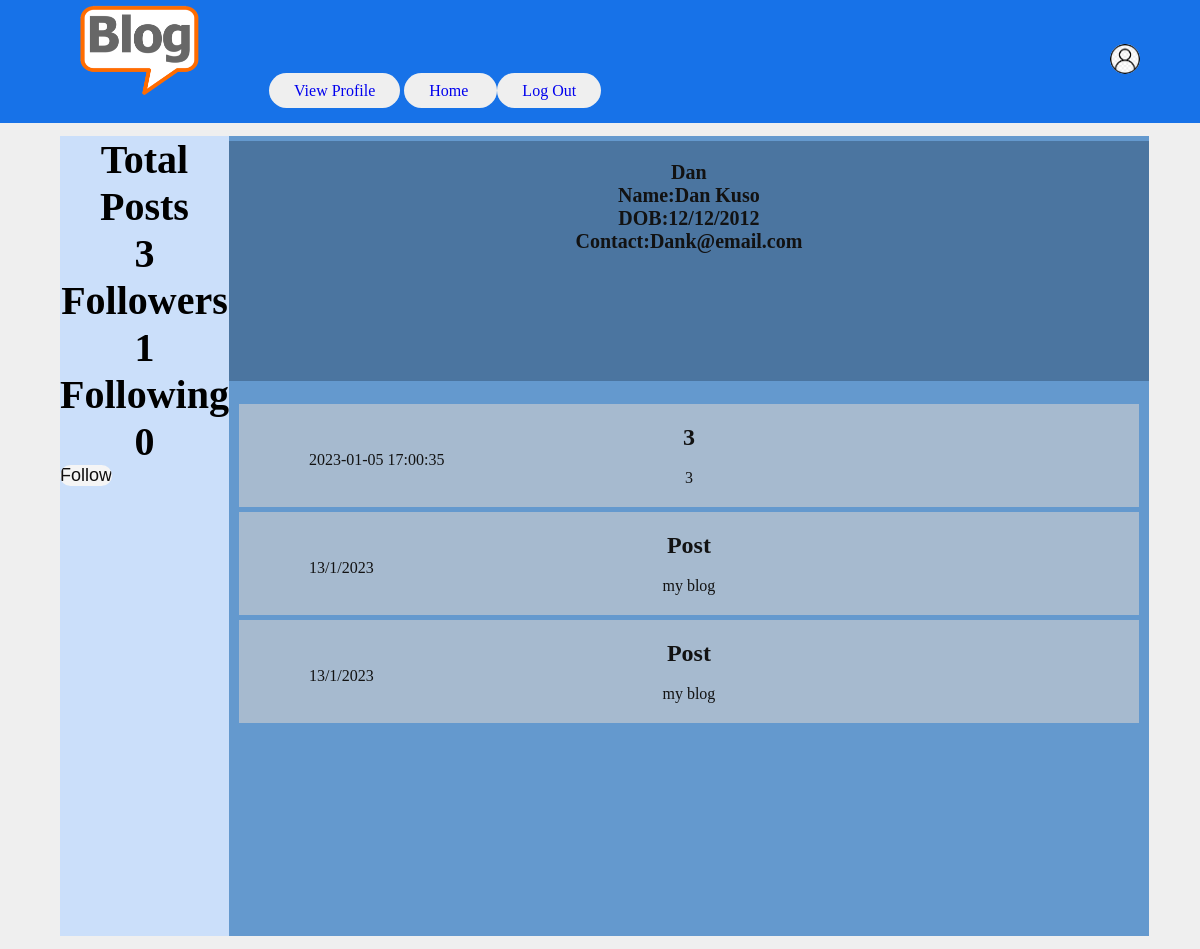
The app's page /Dan/profileof/Dan with its own data.
### main.py (models this page shows)
class Userdetails(db.Model):
  first_name = db.Column(db.String, nullable=False)
  middle_name = db.Column(db.String, nullable=True)
  last_name = db.Column(db.String, nullable=False)
  dob = db.Column(db.String, nullable=False)
  email = db.Column(db.String, nullable=False, unique=True)
  username = db.Column(db.String,
                       nullable=False,
                       primary_key=True,
                       unique=True)
  password = db.Column(db.String, unique=True, nullable=False)

class Posts(db.Model):
  post_id = db.Column(db.Integer,
                      nullable=False,
                      unique=True,
                      primary_key=True)
  user = db.Column(db.String,
                   db.ForeignKey("userdetails.username"),
                   nullable=False)
  title = db.Column(db.String, nullable=False)
  description = db.Column(db.String, nullable=False)
  content = db.Column(db.String, nullable=False)
  date = db.Column(db.String, nullable=False)

### main.py (the view, shortened to what this page needs)
@app.route('/<user_name>/profileof/<user__name>')
def profileof(user__name, user_name):
  db.create_all()
  q = request.args.get('followb')
  f1 = Follow.query.filter_by(user=user__name).count()
  f2 = Follow.query.filter_by(following=user__name).count()
  f3 = Posts.query.filter_by(user=user__name).count()
  U = Userdetails.query.filter_by(username=user__name).first()
  F1 = U.username
  F2 = U.first_name + ' ' + U.last_name
  F3 = U.dob
  F4 = U.email
  F = [F1, F2, F3, F4]
  f = [f1, f2, f3]
  b = Posts.query.filter_by(user=user__name).all()
  blogs = []
  for i in b:
    blogs.append([i.title, i.content,i.date[0:19]])
  fo = Follow.query.filter_by(user=user_name).all()
  foo = []
  for i in fo:
    foo.append(i.following)
  if user__name in foo:
    fl = "Unfollow"
  else:
    fl = "Follow"
  if not q:
    return render_template('profileof.html', f=f, blogs=blogs, fl=fl, F=F,user_name=user_name)

### templates/profileof.html (shortened to what this page needs)
<!DOCTYPE html>
<head>
  <link rel="stylesheet" type="text/css" href={{url_for('static',filename='Style6.css')}}>
</head>
<body>
  <nav>
    <div class="l">
      <img src={{url_for('static',filename='Blog_pic.png')}} class='logo'>
      <a class="Links" href="/{{user_name}}/profile">View Profile</a>
      <a class="Links" href="/{{user_name}}/home">Home </a>
      <a class="Links" href="/login"> Log Out </a>
      <ul>
      </ul>
    </div>
    <div class="nav-user-icon">
      <img src={{url_for('static',filename='profile.jpg')}}>
    </div>
  </nav>
  <div class="container">
    <div class="lc">
      <p class='stats'>
        <p class='stats'>Total Posts</p>
        <p class ='stats'>{{f[2]}}</p>
        <p class='stats'>Followers</p>
        <p class='stats'>{{f[1]}}</p>
        <p class='stats'>Following</p>
        <p class='stats'>{{f[0]}}</p>
        <form>
          <input name="followb" class ="B" type="submit" value={{fl}}>
        </form>
      </p>
    </div>
    <div class="mc">
      <div class='top'>
        <div class='profile'>
          <h2 class='detail'>{{F[0]}}</h2>
          <p class='detail'>Name:{{F[1]}}</p>
          <p class='detail'>DOB:{{F[2]}}</p>
          <p class='detail'>Contact:{{F[3]}}</p>
        </div>
      </div>
      <br>
      <div class='bottom'>
        {% for i in blogs %}
        <div class='blogs'>
          <h2 class='pu'>{{i[0]}}</h2>
          <p class='pd'>{{i[2]}}</p>
          <p class='pc' >{{i[1]}}</p>
        </div>
        {% endfor %}
      </div>
    </div>
</body>
</html>

### static/Style6.css (style rules this page uses)
* { margin: 0; padding: 0; font:-family:'poppins','sans-serif'; }
body { background: #efefef; }
nav { display: flex; align-items: center; justify-content: space-between; background: #1772e8; padding: 5px 5%; position: sticky; top: 0; z-index: 100; }
.logo { width: 160px; margin-right: 45px; }
.nav-user-icon img { width: 30px; border-radius: 50%; cursor: pointer; }
.container { display:flex; justify-content: space-between; padding: 13px 5%; }
.lc { background: #cbdffa; flex-basis: 25%; top: 70px; align-self: flex-start; height: 100vh; }
.mc { background: #6499ce; flex-basis: 73%; position: sticky; top: 70px; align-self: flex-start; height: 100vh; }
.top { background: #4b75a0; flex-basis: 73%; position: sticky; top: 70px; height: 30vh; }
.bottom { background: #6499ce; flex-basis: 73%; position: sticky; top: 34px; align-self: flex-start; height: 50vh; }
.stats { text-align: center; font-size: 40px; font-weight: bold; font-family: "Lucida Console"; }
.B { border: none; outline: none; width: 100px height: 40px; background-color: #f5f5f5; color: #100f0f; font-size: 18px; border-radius: 20px; transition: 0.25s; cursor: pointer; }
.blogs { width: 900px ; background-color: #c2c9d1b3; color: #121212; top: 10%; left: 20%; position: transform: translate(-50%,-50%); box-sizing: border-box; padding: 20px 70px; border-color: #000; margin: 5px 10px 5px 10px }
.pu { text-align: center; font-size: 50 px; font-weight: bold; }
.pc { text-align:center; font-size: 30 px; }
.profile { width: 900px ; height: 350px; color: #121212; top: 10%; left: 20%; position: transform: translate(-50%,-50%); box-sizing: border-box; padding: 20px 70px; border-color: #000; margin: 5px 10px 5px 10px }
.detail { text-align: center; font-size: 20px; font-weight: bold; font-family: "Times New Roman"; position: clip; }
.Links { padding: 9px 25px; background-color: #efefef; border: none; border-radius: 50px; box-sizing: border-box cursor: pointer; transition: all 0.3s ease 0s; position: relative; text-decoration: none; }

### records on screen
Userdetails: username "Dan", dob "12/12/2012", email "Dank@email.com"
Posts: i "3", date "2023-01-05 17:00:35"
Posts: title "Post", date "13/1/2023", content "my blog"
Posts: title "Post", date "13/1/2023", content "my blog"

### other values on screen
{{ f[2] }} "3"
{{ f[1] }} "1"
{{ f[0] }} "0"
{{ F[1] }} "Dan Kuso"
